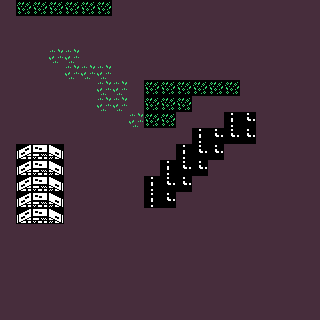

This game map was drawn from its Tiled (.tmx) file and the tilesets committed beside it. A one-line description and the full map source follow:
An orthogonal 20x20 tile map with 16x16 px tiles, 1 tile layer (Tile Layer 1), 4 tilesets.

<map version="1.4" tiledversion="1.4.2" orientation="orthogonal" renderorder="right-down" width="20" height="20" tilewidth="16" tileheight="16" infinite="0" nextlayerid="2" nextobjectid="1">
 <tileset firstgid="1" source="../colored_packed.tsx" />
 <tileset firstgid="1057" source="../colored_transparent_packed.tsx" />
 <tileset firstgid="2113" source="../monochrome_packed.tsx" />
 <tileset firstgid="3169" source="../monochrome_transparent_packed.tsx" />
 <layer id="1" name="Tile Layer 1" width="20" height="20">
  <data encoding="csv">
1,1063,1063,1063,1063,1063,1063,1,1,1,1,1,1,1,1,1,1,1,1,1,
1,1,1,1,1,1,1,1,1,1,1,1,1,1,1,1,1,1,1,1,
1,1,1,1,1,1,1,1,1,1,1,1,1,1,1,1,1,1,1,1,
1,1,1,6,6,1,1,1,1,1,1,1,1,1,1,1,1,1,1,1,
1,1,1,1,6,6,6,1,1,1,1,1,1,1,1,1,1,1,1,1,
1,1,1,1,1,1,6,6,1,1063,1063,1063,1063,1063,1063,1,1,1,1,1,
1,1,1,1,1,1,6,6,1,1063,1063,1063,1,1,1,1,1,1,1,1,
1,1,1,1,1,1,1,1,6,1063,1063,1,1,1,2174,2175,1,1,1,1,
1,1,1,1,1,1,1,1,1,1,1,1,2174,2175,2175,2175,1,1,1,1,
1,3750,3751,3752,1,1,1,1,1,1,1,2174,2175,2175,1,1,1,1,1,1,
1,3750,3751,3752,1,1,1,1,1,1,2174,2175,2175,1,1,1,1,1,1,1,
1,3750,3751,3752,1,1,1,1,1,2174,2175,2175,1,1,1,1,1,1,1,1,
1,3750,3751,3752,1,1,1,1,1,2174,2175,1,1,1,1,1,1,1,1,1,
1,3750,3751,3752,1,1,1,1,1,1,1,1,1,1,1,1,1,1,1,1,
1,1,1,1,1,1,1,1,1,1,1,1,1,1,1,1,1,1,1,1,
1,1,1,1,1,1,1,1,1,1,1,1,1,1,1,1,1,1,1,1,
1,1,1,1,1,1,1,1,1,1,1,1,1,1,1,1,1,1,1,1,
1,1,1,1,1,1,1,1,1,1,1,1,1,1,1,1,1,1,1,1,
1,1,1,1,1,1,1,1,1,1,1,1,1,1,1,1,1,1,1,1,
1,1,1,1,1,1,1,1,1,1,1,1,1,1,1,1,1,1,1,1
</data>
 </layer>
</map>
